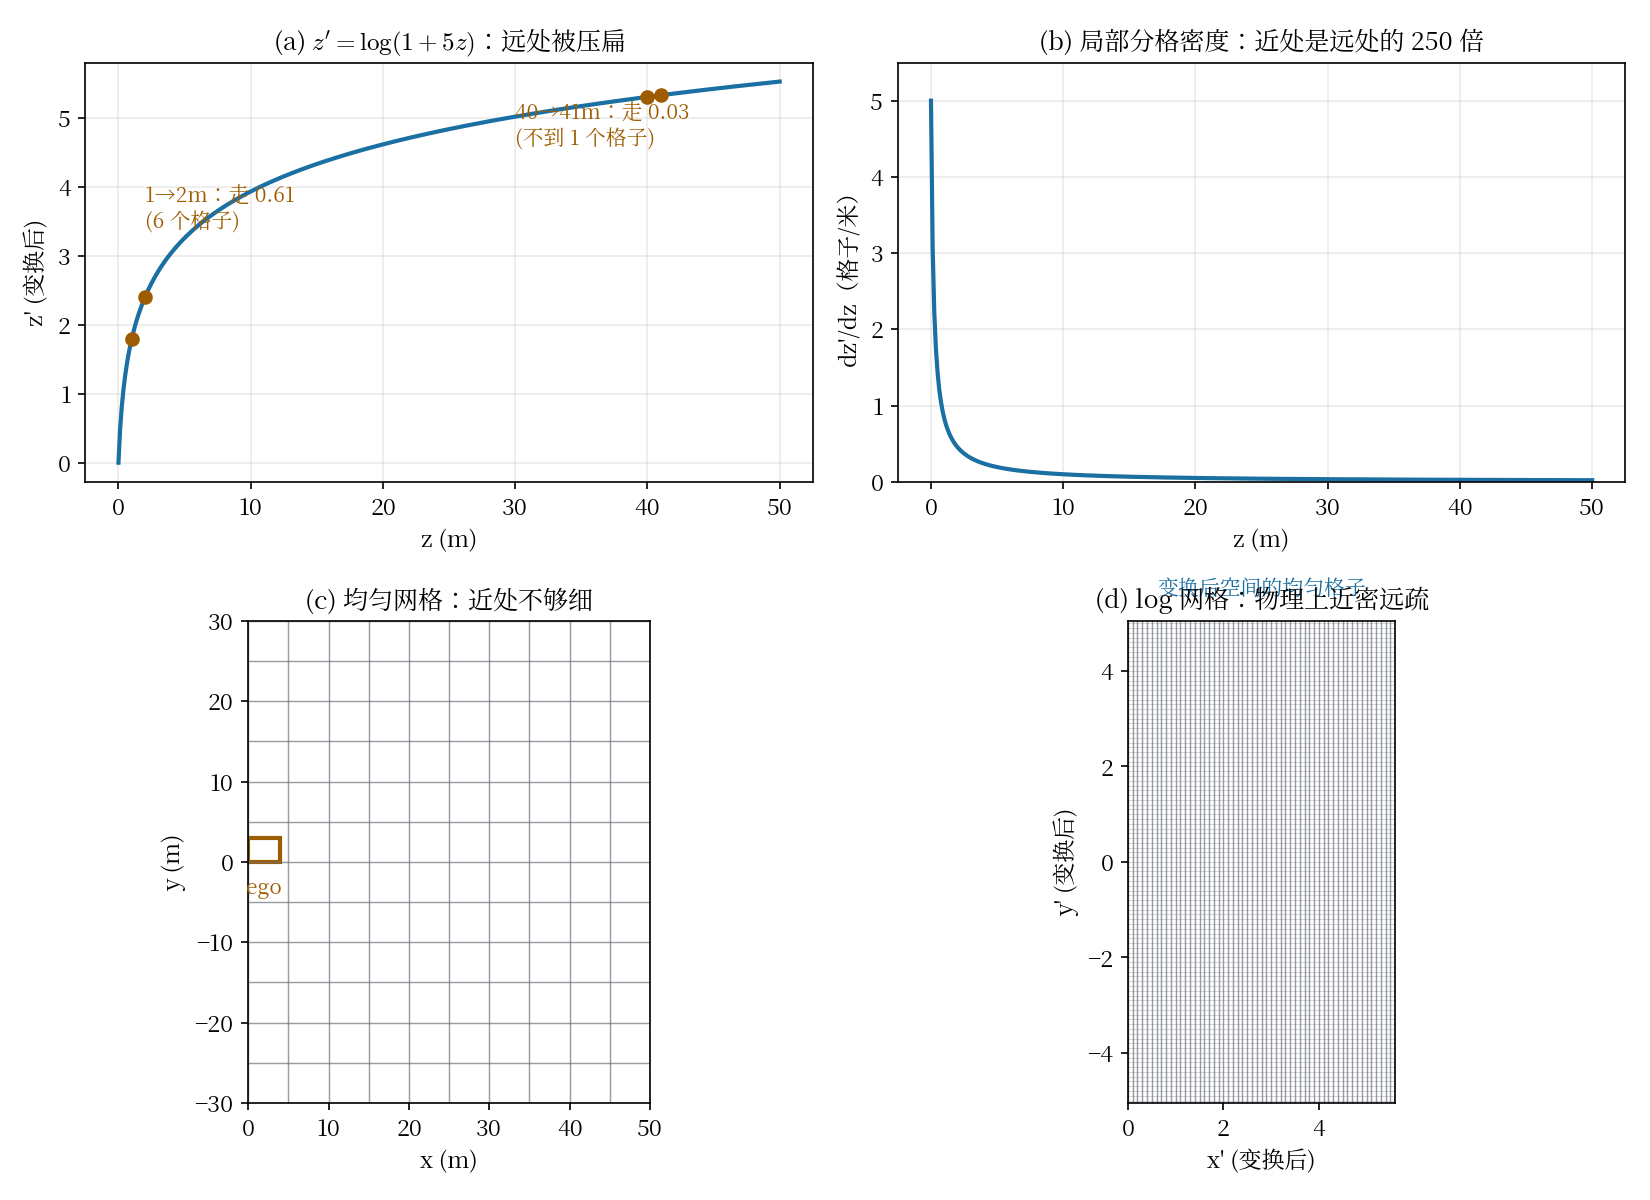

The script that saved this image:
"""Log 坐标变换：z' = sign(z) log(1 + 5|z|)。
上：变换曲线与导数（局部密度）；下：均匀网格 vs log 网格在 BEV 上的对比。
"""
import matplotlib
matplotlib.use("Agg")
import matplotlib.pyplot as plt
import numpy as np
from matplotlib.font_manager import fontManager

fontManager.addfont("/usr/share/fonts/opentype/noto/NotoSerifCJK-Regular.ttc")
plt.rcParams["mathtext.fontset"] = "cm"
plt.rcParams["font.size"] = 11
plt.rcParams["font.family"] = "sans-serif"
plt.rcParams["font.sans-serif"] = ["Noto Serif CJK JP", "DejaVu Sans"]

IN = "#1a6fa3"
OUT = "#9e5c00"
WIRE = "#6e737b"

k = 5
z = np.linspace(0, 50, 400)
zp = np.log(1 + k * z)
dzp = k / (1 + k * z)  # 导数 = 局部分格密度

fig, axes = plt.subplots(2, 2, figsize=(11, 8), facecolor="white",
                         gridspec_kw={"height_ratios": [1, 1.15]})

# ---------- 左上：变换曲线 ----------
ax = axes[0][0]
ax.plot(z, zp, color=IN, lw=2)
ax.set_xlabel("z (m)")
ax.set_ylabel("z' (变换后)")
ax.set_title(r"(a) $z'=\log(1+5z)$：远处被压扁", fontsize=12)
ax.grid(alpha=0.25)
for zv in [1, 2, 40, 41]:
    ax.plot(zv, np.log(1 + k * zv), "o", color=OUT, ms=6)
ax.text(2, 3.4, "1→2m：走 0.61\n(6 个格子)", color=OUT, fontsize=10)
ax.text(30, 4.6, "40→41m：走 0.03\n(不到 1 个格子)", color=OUT, fontsize=10)

# ---------- 右上：导数（密度） ----------
ax = axes[0][1]
ax.plot(z, dzp, color=IN, lw=2)
ax.set_xlabel("z (m)")
ax.set_ylabel("dz'/dz（格子/米）")
ax.set_title("(b) 局部分格密度：近处是远处的 250 倍", fontsize=12)
ax.grid(alpha=0.25)
ax.set_ylim(0, 5.5)

# ---------- 左下：均匀网格 ----------
ax = axes[1][0]
ax.set_xlim(0, 50)
ax.set_ylim(-30, 30)
ax.set_aspect("equal")
for gx in np.arange(0, 51, 5):
    ax.axvline(gx, color=WIRE, lw=0.7, alpha=0.7)
for gy in np.arange(-30, 31, 5):
    ax.axhline(gy, color=WIRE, lw=0.7, alpha=0.7)
ax.add_patch(plt.Rectangle((0, 0), 4, 3, fc="none", ec=OUT, lw=2))
ax.text(2, -4, "ego", ha="center", color=OUT, fontsize=10)
ax.set_title("(c) 均匀网格：近处不够细", fontsize=12)
ax.set_xlabel("x (m)")
ax.set_ylabel("y (m)")

# ---------- 右下：log 网格 ----------
ax = axes[1][1]
ax.set_xlim(0, 5.6)
ax.set_ylim(-5.05, 5.05)
ax.set_aspect("equal")
# 变换后的均匀格子，反解回物理坐标画出来
for i in range(57):
    x_t = i * 0.1
    x_p = (np.exp(x_t) - 1) / k
    ax.axvline(x_t, color=WIRE, lw=0.7, alpha=0.7)
for j in range(-50, 52):
    y_t = j * 0.1
    ax.axhline(y_t, color=WIRE, lw=0.4, alpha=0.35)
ax.text(2.8, 5.6, "变换后空间的均匀格子", ha="center", color=IN, fontsize=10)
ax.set_title("(d) log 网格：物理上近密远疏", fontsize=12)
ax.set_xlabel("x' (变换后)")
ax.set_ylabel("y' (变换后)")

fig.tight_layout()
fig.savefig("/home/hatch/workspace/your_files/paper-xray-100/papers/088-Agent-linkvla/fig-log-transform.png",
            dpi=150)
print("saved fig-log-transform.png")
